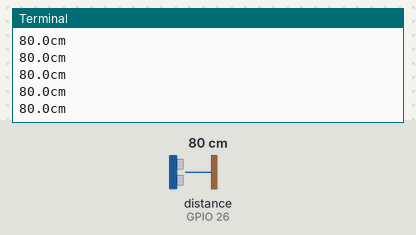
A program run on a simulated Raspberry Pi (BCM pin numbers). Parts: the last lines printed to the terminal. The inputs (shaded band) are chosen by the test bench; at power-on: distance to the obstacle (sensor on GPIO 26) 80 cm. The echo pulse lasts 58.3 µs per cm.

Above: at 1.2 s.
1.3 s: distance to the obstacle (sensor on GPIO 26) set to 2 cm
At 1.59 s:
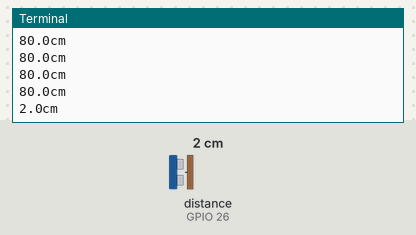
2.8 s: distance to the obstacle (sensor on GPIO 26) set to 4 cm
At 2.89 s:
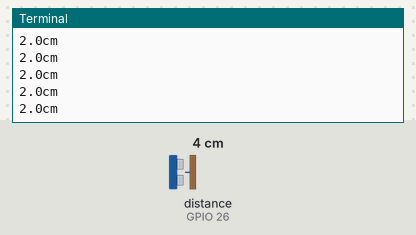
Timing chart, 0 to 5.8 s (numbered marks = the images above; inputs shaded):
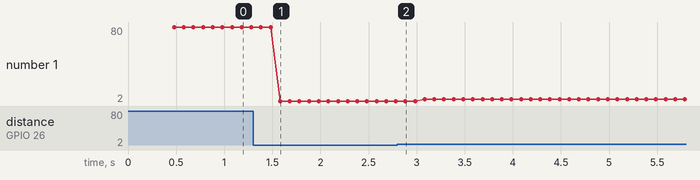

Measured:
- after the input at 1.3 s, the terminal: prints a new line after 0.28 s (image 1)
- plotted number 1: 80 → 2 after the input at 1.3 s, 2 → 4 after the input at 2.8 s

The program:

Ultrasound_Distance_Sensor_1__2_.py
```python
from gpiozero import DistanceSensor
from time import sleep
ultrasonic = DistanceSensor(echo = 26, trigger = 2, max_distance = 4)

# left sensor: echo = 26, trigger = 2,
# center sensor: echo =  19, trigger = 3,
# right sensor: echo = 6, trigger = 4,
# 2,3,4, + 6, 19, 26
while True:
    print(str(ultrasonic.distance * 100) + "cm")
    sleep(0.1)
    
```
